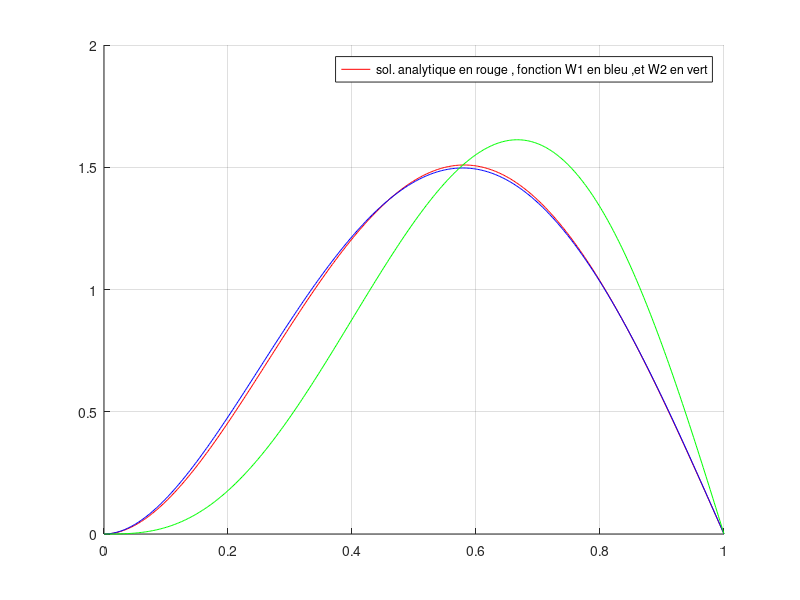
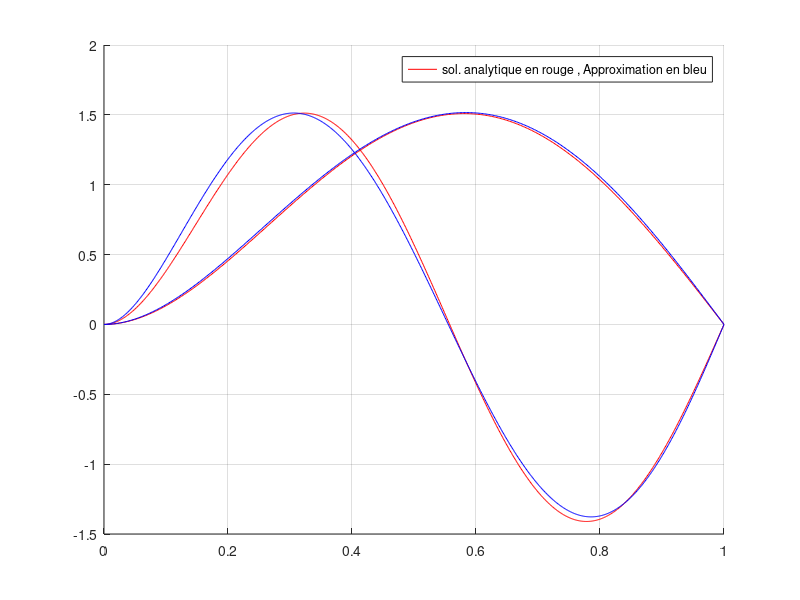

These figures' MATLAB source, in order:
clc;clear all;close all;
% comparaison des solutions numeriques et analytique de l'exercice de cours exo9
% Vibration d'une poutre encastree - appuyee
%  H.Oudin 
%----------------------------------------------------------
% donnees du probleme
EI= 1 ; roS=1; L= 1;

% solution analytique pour le premier mode
lx1 = fzero(@(x) tan(x)-tanh(x),[pi/2+.1 3*pi/2-.1]);
omeg1=(lx1^2)*sqrt(EI/roS/(L^4));
aa = (cos(lx1)+cosh(lx1))/(sin(lx1)+sinh(lx1));
mode1 = @(x) -cos(lx1*x/L)+cosh(lx1*x/L)+aa*(sin(lx1*x/L)-sinh(lx1*x/L));
disp('---------------------------------------');
disp('Methode de Galerkin a un parametre');
%  Methode de Galerkin a un parametre (formulation forte)
%  avec les fonctions de forme w1 = x^2(L-x)(3L-2x) et w2 = x^3(L-x)(4L-3x)
w1 = @(x) ((x.^2).*(L-x)).*(3*L-2*x); 
k(1,1) = 48*EI*quad(w1,0,L);
w1w1 = @(x) (((x.^2).*(L-x)).*(3*L-2*x)).*(((x.^2).*(L-x)).*(3*L-2*x));
m11 = roS*quad(w1w1,0,L);
w1 = @(x) (((x.^2).*(L-x)).*(3*L-2*x))/sqrt(m11);
m(1,1)= m11;
sol = sqrt(k(1,1)/m11);
disp('---------------------------------------');
fprintf('Pour W1 l''approximation de la premiere pulsation propre est %6.3f / analytique %6.3f\n',sol,omeg1);
fprintf('Soit une erreur de %2.1f %%\n',100*abs(sol-omeg1)/omeg1);
%sol*sol
w2 = @(x) ((x.^3).*(L-x)).*(4*L-3*x);
k(2,2) = EI*quad(@(x) (((x.^3).*(L-x)).*(4*L-3*x)).*(360*x-168*L),0,L);
w2w2 = @(x) (((x.^3).*(L-x)).*(4*L-3*x)).*(((x.^3).*(L-x)).*(4*L-3*x));
m22 = roS*quad(w2w2,0,L); m(2,2) = m22;
w2 = @(x) (((x.^3).*(L-x)).*(4*L-3*x))/sqrt(m22);
sol = sqrt(k(2,2)/m22);
disp('---------------------------------------');
fprintf('Pour W2 l''approximation de la premiere pulsation propre est %6.3f / analytique %6.3f\n',sol,omeg1);
fprintf('Soit une erreur de %2.1f %%\n',100*abs(sol-omeg1)/omeg1);
%sol*sol
taille = get(0,'ScreenSize'); 
figure('Name','comparaison des fonctions de forme et du premier mode',...
        'Position',[taille(3)/2.01 taille(4)/2.6 taille(3)/2 taille(4)/2]) 
hold on
fplot(mode1,[0 L],'r'); fplot(w1,[0 L],'b');fplot(w2,[0 L],'g'),...
,legend('sol. analytique en rouge , fonction W1 en bleu ,et W2 en vert '), grid
pause(1);
disp('---------------------------------------');
disp('---------------------------------------');
disp('Methode de Galerkin a deux parametres');
disp('---------------------------------------');
% La solution analytique pour le second mode
lx2 = fzero(@(x) tan(x)-tanh(x),[3*pi/2+.1 5*pi/2-.1]);
omeg2=(lx2^2)*sqrt(EI/roS/(L^4));
aa = (cos(lx2)+cosh(lx2))/(sin(lx2)+sinh(lx2));
mode2 = @(x) -cos(lx2*x/L)+cosh(lx2*x/L)+aa*(sin(lx2*x/L)-sinh(lx2*x/L));
%----- Méthode de Galerkin a 2 parametres
k(1,2) = EI*quad(@(x) (((x.^2).*(L-x)).*(3*L-2*x)).*(360*x-168*L),0,L);
k(2,1) = 48*EI*quad(@(x) ((x.^3).*(L-x)).*(4*L-3*x),0,L);
%disp('matrice K');k
w1w2 = @(x) (((x.^2).*(L-x)).*(3*L-2*x)).*(((x.^3).*(L-x)).*(4*L-3*x));
m(1,2) = roS*quad(w1w2,0,L); m(2,1)= m(1,2);
%disp('matrice M'); m
[modes,omega] = eigs(k,m,2,'sm'); 
omeg = diag(sqrt(omega));
fprintf('L''approximation de la premiere pulsation propre est %6.3f / analytique %6.3f\n',omeg(1),omeg1);
fprintf('Soit une erreur de %2.1f %%\n',100*abs(omeg(1)-omeg1)/omeg1);
fprintf('L''approximation de la seconde pulsation propre est %6.3f / analytique %6.3f\n',omeg(2),omeg2);
fprintf('Soit une erreur de %2.1f %%\n',100*abs(omeg(2)-omeg2)/omeg2);
Z1 = @(x) -5.58*modes(1,1)*(((x.^2).*(L-x)).*(3*L-2*x))-...
5.58*modes(2,1)*((x.^3).*(L-x)).*(4*L-3*x);
Z2 = @(x) -33.5*modes(1,2)*(((x.^2).*(L-x)).*(3*L-2*x))-...
33.5*modes(2,2)*((x.^3).*(L-x)).*(4*L-3*x);
figure('Name','comparaison Analytique / Galerkin pour les deux modes ',...
        'Position',[taille(3)/2.01 taille(4)/2.6 taille(3)/2 taille(4)/2]) 
hold on
fplot(mode1,[0 L],'r');fplot(mode2,[0 L],'r'); fplot(Z1,[0 L],'b');fplot(Z2,[0 L],'b'),...
,legend('sol. analytique en rouge , Approximation en bleu '), grid